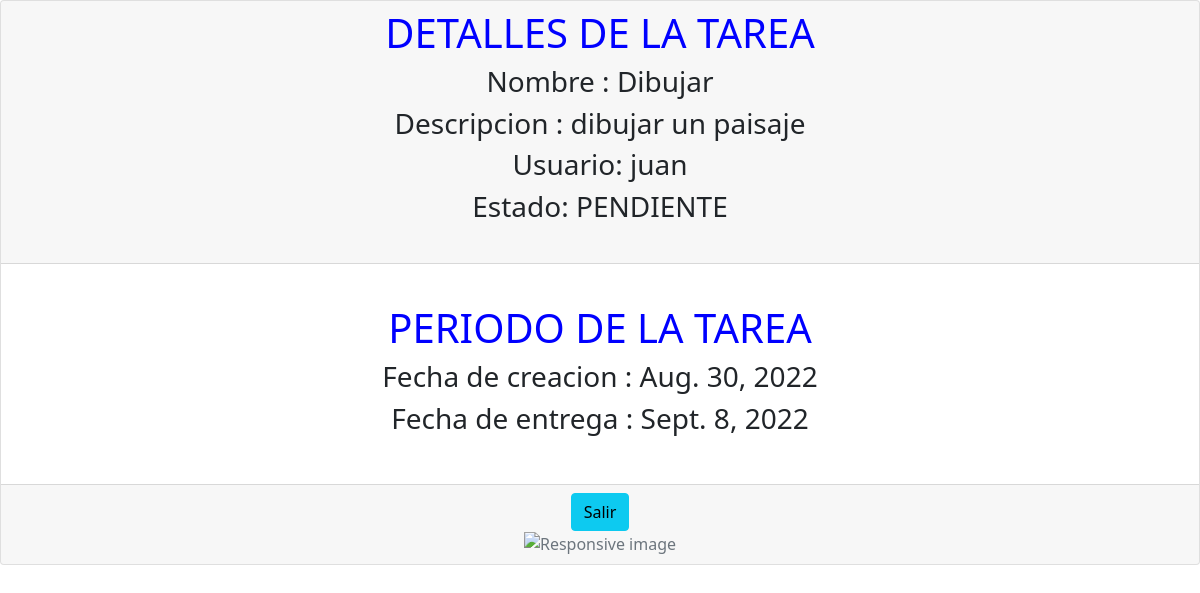
/detalleTarea/16, run on the app's committed database.
### gestion_tareas/models.py (models this page shows)
class tarea(models.Model):
    nombre_tarea = models.CharField(max_length=128,default='')
    descripcion = models.CharField(max_length=256,default='')
    fecha_creacion = models.DateField(default=datetime.date.today)
    fecha_entrega = models.DateField(null=True)
    usuario_responsable = models.CharField(max_length=128,default='')
    estadoTarea = models.CharField(max_length=128,default='PROGRESO')

### gestion_tareas/views.py (the view)
# urls.py: path('detalleTarea/<str:ind>',views.detalleTarea,name='detalleTarea'),
def detalleTarea(request,ind):
 tareas_detalles = tarea.objects.get(id=ind)
 return render(request, 'gestion_tareas/detalleTarea.html', {
        'tareas_detalles': tareas_detalles,
    })

### gestion_tareas/templates/gestion_tareas/detalleTarea.html (shortened to what this page needs)
<!DOCTYPE html>
<html lang="en">
<head>
    <link href="https://cdn.jsdelivr.net/npm/bootstrap@5.0.2/dist/css/bootstrap.min.css" rel="stylesheet">
</head>
<body>
    <div class="card text-center">
        <div class="card-header">
            <h1 style="color: blue;">DETALLES DE LA TAREA</h1>
            <h3>Nombre : {{ tareas_detalles.nombre_tarea }}</h3>
            <h3>Descripcion : {{ tareas_detalles.descripcion}}</h3>
            <h3>Usuario: {{ tareas_detalles.usuario_responsable }}</h3>
            <h3>Estado: {{ tareas_detalles.estadoTarea }}</h3>
            <br>
        </div>
        <div class="card-body">
          <br>
          <h1 class="card-title" style="color:blue">PERIODO DE LA TAREA</h1>
          <h3>Fecha de creacion : {{ tareas_detalles.fecha_creacion }}</h3>
          <h3>Fecha de entrega : {{ tareas_detalles.fecha_entrega }}</h3>
        </div>
        <br>
        <div class="card-footer text-muted">
            <a class="btn btn-info" href="{% url 'gestion_tareas:dashboard' %}">Salir</a>
            <br>
            <img src="https://encrypted-tbn0.gstatic.com/images?q=tbn:ANd9GcRBlXuW1Ty5soSXFsny8PhlfP4fF6cVS1qWZA&usqp=CAU" class="img-fluid" alt="Responsive image">
          </div>
      </div>
</body>
</html>

### data on the page
tarea: nombre_tarea "Dibujar", descripcion "dibujar un paisaje", usuario_responsable "juan", estadoTarea "PENDIENTE", fecha_creacion "Aug. 30, 2022", fecha_entrega "Sept. 8, 2022"
